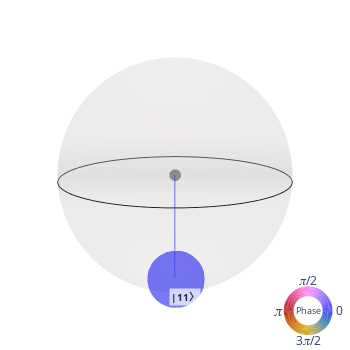

Source (notebook cell):
### Code cell
qsphere(circuit.statevector())

### Figure 1 — Plotly figure (JSON) as saved in the notebook; plotly's stock layout.template omitted (floating-point values rounded to 4 significant figures; data arrays with more than 128 entries replaced by an {"elided": "..."} marker saying what was removed)
{"data": [{"colorscale": [[0, "#F1EBEA"], [1, "#F1EBEA"]], "contours": {"x": {"highlight": false}, "y": {"highlight": false}, "z": {"highlight": false}}, "hoverinfo": "skip", "opacity": 0.15, "scene": "scene", "showscale": false, "type": "surface", "x": {"elided": "100x100 float values"}, "y": {"elided": "100x100 float values"}, "z": {"elided": "100x100 float values"}}, {"hoverinfo": "skip", "line": {"color": "#1e1e1e", "width": 2}, "mode": "lines", "scene": "scene", "type": "scatter3d", "x": [1, 0.998, 0.992, 0.9819, 0.9679, 0.9501, 0.9284, 0.9029, 0.8738, 0.8413, 0.8053, 0.766, 0.7237, 0.6785, 0.6306, 0.5801, 0.5272, 0.4723, 0.4154, 0.3569, 0.2969, 0.2358, 0.1736, 0.1108, 0.04758, -0.01587, -0.07925, -0.1423, -0.2048, -0.2665, -0.3271, -0.3863, -0.4441, -0.5, -0.5539, -0.6056, -0.6549, -0.7015, -0.7453, -0.7861, -0.8237, -0.858, -0.8888, -0.9161, -0.9397, -0.9595, -0.9754, -0.9874, -0.9955, -0.9995, -0.9995, -0.9955, -0.9874, -0.9754, -0.9595, -0.9397, -0.9161, -0.8888, -0.858, -0.8237, -0.7861, -0.7453, -0.7015, -0.6549, -0.6056, -0.5539, -0.5, -0.4441, -0.3863, -0.3271, -0.2665, -0.2048, -0.1423, -0.07925, -0.01587, 0.04758, 0.1108, 0.1736, 0.2358, 0.2969, 0.3569, 0.4154, 0.4723, 0.5272, 0.5801, 0.6306, 0.6785, 0.7237, 0.766, 0.8053, 0.8413, 0.8738, 0.9029, 0.9284, 0.9501, 0.9679, 0.9819, 0.992, 0.998, 1], "y": [0, 0.06342, 0.1266, 0.1893, 0.2511, 0.312, 0.3717, 0.4298, 0.4862, 0.5406, 0.5929, 0.6428, 0.6901, 0.7346, 0.7761, 0.8146, 0.8497, 0.8815, 0.9096, 0.9341, 0.9549, 0.9718, 0.9848, 0.9938, 0.9989, 0.9999, 0.9969, 0.9898, 0.9788, 0.9638, 0.945, 0.9224, 0.896, 0.866, 0.8326, 0.7958, 0.7557, 0.7127, 0.6668, 0.6182, 0.5671, 0.5137, 0.4582, 0.4009, 0.342, 0.2817, 0.2203, 0.158, 0.09506, 0.03173, -0.03173, -0.09506, -0.158, -0.2203, -0.2817, -0.342, -0.4009, -0.4582, -0.5137, -0.5671, -0.6182, -0.6668, -0.7127, -0.7557, -0.7958, -0.8326, -0.866, -0.896, -0.9224, -0.945, -0.9638, -0.9788, -0.9898, -0.9969, -0.9999, -0.9989, -0.9938, -0.9848, -0.9718, -0.9549, -0.9341, -0.9096, -0.8815, -0.8497, -0.8146, -0.7761, -0.7346, -0.6901, -0.6428, -0.5929, -0.5406, -0.4862, -0.4298, -0.3717, -0.312, -0.2511, -0.1893, -0.1266, -0.06342, -2.449e-16], "z": [0, 0, 0, 0, 0, 0, 0, 0, 0, 0, 0, 0, 0, 0, 0, 0, 0, 0, 0, 0, 0, 0, 0, 0, 0, 0, 0, 0, 0, 0, 0, 0, 0, 0, 0, 0, 0, 0, 0, 0, 0, 0, 0, 0, 0, 0, 0, 0, 0, 0, 0, 0, 0, 0, 0, 0, 0, 0, 0, 0, 0, 0, 0, 0, 0, 0, 0, 0, 0, 0, 0, 0, 0, 0, 0, 0, 0, 0, 0, 0, 0, 0, 0, 0, 0, 0, 0, 0, 0, 0, 0, 0, 0, 0, 0, 0, 0, 0, 0, 0]}, {"hoverinfo": "skip", "line": {"color": "#373737", "width": 1}, "mode": "lines", "scene": "scene", "type": "scatter3d", "x": [1.225e-16, 1.222e-16, 1.215e-16, 1.203e-16, 1.185e-16, 1.164e-16, 1.137e-16, 1.106e-16, 1.07e-16, 1.03e-16, 9.862e-17, 9.381e-17, 8.863e-17, 8.309e-17, 7.722e-17, 7.104e-17, 6.457e-17, 5.784e-17, 5.087e-17, 4.371e-17, 3.636e-17, 2.887e-17, 2.127e-17, 1.357e-17, 5.827e-18, -1.943e-18, -9.705e-18, -1.743e-17, -2.508e-17, -3.263e-17, -4.005e-17, -4.731e-17, -5.438e-17, -6.123e-17, -6.784e-17, -7.417e-17, -8.02e-17, -8.591e-17, -9.127e-17, -9.626e-17, -1.009e-16, -1.051e-16, -1.089e-16, -1.122e-16, -1.151e-16, -1.175e-16, -1.195e-16, -1.209e-16, -1.219e-16, -1.224e-16, -1.224e-16, -1.219e-16, -1.209e-16, -1.195e-16, -1.175e-16, -1.151e-16, -1.122e-16, -1.089e-16, -1.051e-16, -1.009e-16, -9.626e-17, -9.127e-17, -8.591e-17, -8.02e-17, -7.417e-17, -6.784e-17, -6.123e-17, -5.438e-17, -4.731e-17, -4.005e-17, -3.263e-17, -2.508e-17, -1.743e-17, -9.705e-18, -1.943e-18, 5.827e-18, 1.357e-17, 2.127e-17, 2.887e-17, 3.636e-17, 4.371e-17, 5.087e-17, 5.784e-17, 6.457e-17, 7.104e-17, 7.722e-17, 8.309e-17, 8.863e-17, 9.381e-17, 9.862e-17, 1.03e-16, 1.07e-16, 1.106e-16, 1.137e-16, 1.164e-16, 1.185e-16, 1.203e-16, 1.215e-16, 1.222e-16, 1.225e-16], "y": [0, 7.767e-18, 1.55e-17, 2.318e-17, 3.076e-17, 3.821e-17, 4.552e-17, 5.263e-17, 5.954e-17, 6.621e-17, 7.261e-17, 7.872e-17, 8.451e-17, 8.996e-17, 9.505e-17, 9.976e-17, 1.041e-16, 1.079e-16, 1.114e-16, 1.144e-16, 1.169e-16, 1.19e-16, 1.206e-16, 1.217e-16, 1.223e-16, 1.224e-16, 1.221e-16, 1.212e-16, 1.199e-16, 1.18e-16, 1.157e-16, 1.13e-16, 1.097e-16, 1.061e-16, 1.02e-16, 9.745e-17, 9.255e-17, 8.728e-17, 8.166e-17, 7.57e-17, 6.944e-17, 6.291e-17, 5.612e-17, 4.91e-17, 4.189e-17, 3.45e-17, 2.698e-17, 1.935e-17, 1.164e-17, 3.886e-18, -3.886e-18, -1.164e-17, -1.935e-17, -2.698e-17, -3.45e-17, -4.189e-17, -4.91e-17, -5.612e-17, -6.291e-17, -6.944e-17, -7.57e-17, -8.166e-17, -8.728e-17, -9.255e-17, -9.745e-17, -1.02e-16, -1.061e-16, -1.097e-16, -1.13e-16, -1.157e-16, -1.18e-16, -1.199e-16, -1.212e-16, -1.221e-16, -1.224e-16, -1.223e-16, -1.217e-16, -1.206e-16, -1.19e-16, -1.169e-16, -1.144e-16, -1.114e-16, -1.079e-16, -1.041e-16, -9.976e-17, -9.505e-17, -8.996e-17, -8.451e-17, -7.872e-17, -7.261e-17, -6.621e-17, -5.954e-17, -5.263e-17, -4.552e-17, -3.821e-17, -3.076e-17, -2.318e-17, -1.55e-17, -7.767e-18, -3e-32], "z": [-1, -1, -1, -1, -1, -1, -1, -1, -1, -1, -1, -1, -1, -1, -1, -1, -1, -1, -1, -1, -1, -1, -1, -1, -1, -1, -1, -1, -1, -1, -1, -1, -1, -1, -1, -1, -1, -1, -1, -1, -1, -1, -1, -1, -1, -1, -1, -1, -1, -1, -1, -1, -1, -1, -1, -1, -1, -1, -1, -1, -1, -1, -1, -1, -1, -1, -1, -1, -1, -1, -1, -1, -1, -1, -1, -1, -1, -1, -1, -1, -1, -1, -1, -1, -1, -1, -1, -1, -1, -1, -1, -1, -1, -1, -1, -1, -1, -1, -1, -1]}, {"marker": {"color": "#555555", "size": 4}, "mode": "markers", "opacity": 0.6, "scene": "scene", "type": "scatter3d", "x": [0], "y": [0], "z": [0]}, {"line": {"color": "#3e3ff0", "width": 3}, "mode": "lines", "opacity": 0.5, "scene": "scene", "type": "scatter3d", "x": [0, 0], "y": [0, 0], "z": [0, -1]}, {"marker": {"color": ["#3e3ff0"], "size": [40.0]}, "mode": "markers", "opacity": 1, "scene": "scene", "type": "scatter3d", "x": [0], "y": [0], "z": [-1]}, {"domain": {"x": [0.832, 1], "y": [0, 0.152]}, "hole": 0.6, "hoverinfo": "none", "labels": ["", "", "", "", "", "", "", "", "", "", "", "", "", "", "", "", "", "", "", "", "", "", "", "", "", "", "", "", "", "", "", "", "", "", "", "", "", "", "", "", "", "", "", "", "", "", "", "", "", "", "", "", "", "", "", "", "", "", "", "", "", "", "", "", "", "", "", "", "", "", "", "", "", "", "", "", "", "", "", "", "", "", "", "", "", "", "", "", "", "", "", "", "", "", "", "", "", "", "", "", "", "", "", "", "", "", "", "", "", "", "", "", "", "", "", "", "", "", "", "", "", "", "", "", "", "", "", ""], "marker": {"colors": ["#3e3ff0", "#443df3", "#493df5", "#4f3ef7", "#5540f8", "#5b43f9", "#6147f9", "#664bf9", "#6b4ff9", "#7053f9", "#7557f9", "#7759f9", "#7f5efa", "#8462fa", "#8a65fa", "#8d67fa", "#966bfb", "#9c6efb", "#a371fb", "#aa73fc", "#b175fc", "#b977fd", "#bc78fd", "#c77bfe", "#ce7dff", "#d57fff", "#db81ff", "#e283ff", "#e884ff", "#ed85ff", "#f086fe", "#f686fb", "#f985f8", "#fb83f3", "#fc81ee", "#fd7ee8", "#fd7ae2", "#fd76db", "#fc72d4", "#fb6dcc", "#fa69c5", "#f864bd", "#f75fb5", "#f55bae", "#f458aa", "#f1519f", "#ef4c97", "#ed4890", "#ea4388", "#e83f81", "#e53b79", "#e13771", "#de336a", "#da2f62", "#d72c5a", "#d32853", "#cf244b", "#cb2144", "#c71e3c", "#c41b35", "#c21932", "#bd1727", "#ba1721", "#b8181b", "#b61b16", "#b51f11", "#b5230d", "#b5290a", "#b62e07", "#b83306", "#b93905", "#bb3e04", "#bd4304", "#bf4804", "#c14d04", "#c35204", "#c55704", "#c75c05", "#c96005", "#ca6505", "#cc6a05", "#ce6f05", "#cf7305", "#d07805", "#d17d05", "#d28104", "#d38604", "#d48b04", "#d58d04", "#d69405", "#d69806", "#d79d08", "#d7a00d", "#d6a20f", "#d5a718", "#d2a91f", "#d0aa27", "#ccab2f", "#c7aa37", "#c2a93f", "#bca846", "#b6a64e", "#afa455", "#a9a15c", "#a19f63", "#9a9d69", "#929a70", "#899876", "#81957c", "#7c947f", "#6e9088", "#638d8e", "#598b94", "#4e889a", "#4384a0", "#3981a6", "#2f7dac", "#2879b2", "#2374b8", "#226fbe", "#226cc1", "#2563cb", "#285dd1", "#2b57d7", "#2e51dd", "#304ee0", "#3546e8", "#3942ec"]}, "rotation": 90, "showlegend": false, "textfont": {"size": 12}, "textinfo": "none", "textposition": "outside", "type": "pie", "values": [1, 1, 1, 1, 1, 1, 1, 1, 1, 1, 1, 1, 1, 1, 1, 1, 1, 1, 1, 1, 1, 1, 1, 1, 1, 1, 1, 1, 1, 1, 1, 1, 1, 1, 1, 1, 1, 1, 1, 1, 1, 1, 1, 1, 1, 1, 1, 1, 1, 1, 1, 1, 1, 1, 1, 1, 1, 1, 1, 1, 1, 1, 1, 1, 1, 1, 1, 1, 1, 1, 1, 1, 1, 1, 1, 1, 1, 1, 1, 1, 1, 1, 1, 1, 1, 1, 1, 1, 1, 1, 1, 1, 1, 1, 1, 1, 1, 1, 1, 1, 1, 1, 1, 1, 1, 1, 1, 1, 1, 1, 1, 1, 1, 1, 1, 1, 1, 1, 1, 1, 1, 1, 1, 1, 1, 1, 1, 1]}], "layout": {"annotations": [{"font": {"size": 9}, "showarrow": false, "text": "Phase", "x": 0.916, "xanchor": "center", "xref": "paper", "y": 0.076, "yanchor": "middle", "yref": "paper"}, {"font": {"size": 14}, "showarrow": false, "text": "𝜋", "x": 0.802, "xanchor": "left", "xref": "paper", "y": 0.076, "yanchor": "middle", "yref": "paper"}, {"font": {"size": 12}, "showarrow": false, "text": "0", "x": 1.03, "xanchor": "right", "xref": "paper", "y": 0.076, "yanchor": "middle", "yref": "paper"}, {"font": {"size": 12}, "showarrow": false, "text": "𝜋/2", "x": 0.916, "xanchor": "center", "xref": "paper", "y": 0.202, "yanchor": "top", "yref": "paper"}, {"font": {"size": 12}, "showarrow": false, "text": "3𝜋/2", "x": 0.916, "xanchor": "center", "xref": "paper", "y": -0.05, "yanchor": "bottom", "yref": "paper"}], "autosize": false, "height": 350, "hoverdistance": 50, "margin": {"b": 15, "l": 15, "r": 15, "t": 15}, "scene": {"annotations": [{"align": "left", "bgcolor": "#ffffff", "font": {"color": "#000000", "size": 10}, "opacity": 0.7, "showarrow": false, "text": "<b>|11〉</b>", "x": 0, "xanchor": "center", "xshift": 10, "y": 0, "yanchor": "top", "z": -1.1}], "aspectmode": "cube", "camera": {"eye": {"x": 0, "y": -1.4, "z": 0.3}}, "domain": {"x": [0, 1], "y": [0, 1]}, "xaxis": {"range": [-1.2, 1.2], "showbackground": false, "showspikes": false, "visible": false}, "yaxis": {"range": [-1.2, 1.2], "showbackground": false, "showspikes": false, "visible": false}, "zaxis": {"range": [-1.2, 1.2], "showbackground": false, "showspikes": false, "visible": false}}, "showlegend": false, "width": 350}}
